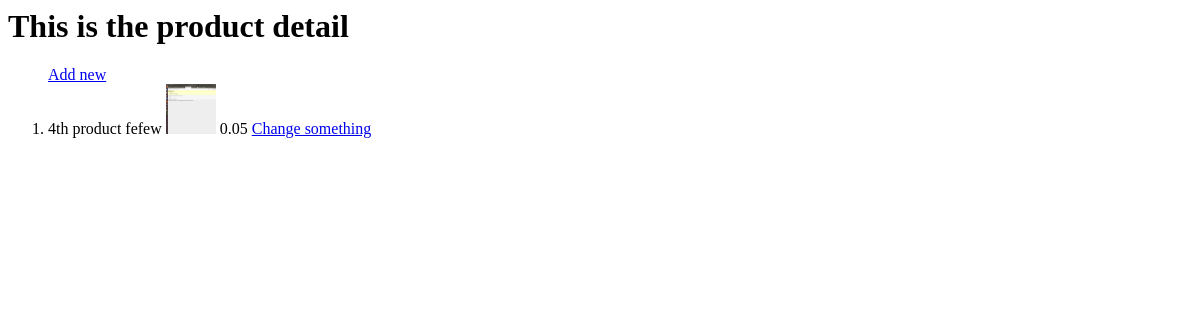
The app's page /products/detail/4th-product/ (signed in), older data.
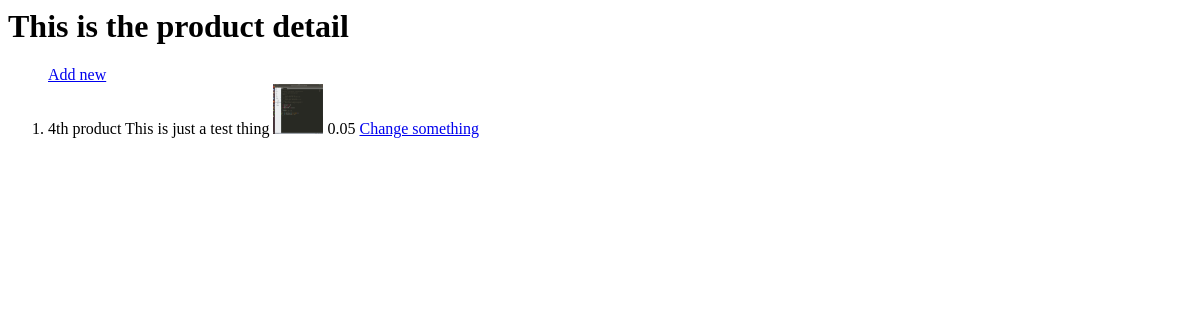
The same page, newer data.
### product/models.py (models this page shows, shortened)
class Product(models.Model):
	product_id=models.UUIDField(primary_key=True, default=uuid.uuid4)
	title=models.CharField(max_length=30,unique=True)
	descrip=models.TextField(blank=True)
	image=models.ImageField(upload_to='images/')
	cost = models.DecimalField(default=0.00, max_digits=10, decimal_places=2)
	slug=models.SlugField(max_length=30,null=True,unique=True)
	published_date=models.DateTimeField(auto_now_add=True)
	last_edited=models.DateTimeField(auto_now=True)
	readonly_fields=('product_id',)
	''' Every Cart has a relation to a Product  '''
	''' Every Product must reference the Company that published it '''
	publisher = models.ForeignKey(User, related_name='products', on_delete=models.CASCADE)

### product/views.py (the view)
# urls.py: path('detail/<slug:slug>/',product_detail,name='product_detail'),
def product_detail(request,slug):
	product=Product.objects.get(slug=slug)
	return render(request,'product_detail.html',{'product':product})

### templates/product_detail.html
<h1> This is the product detail </h1>
<ol>
{% if user.is_authenticated %}
<a href="{% url 'new' %}"> Add new </a>
{% endif %}
<li>{{ product.title }} {{ product.descrip }} <img src="{{ product.image.url }}" height="50px" width="50px"></img> {{ product.cost }}  <a href="{% url 'product_edit' slug=product.slug %}">Change something</a> </li>
</ol>

Row changes from the older to the newer data that the page shows:
changed Product "4th product": descrip "fefew" → "This is just a test thing"; image: a different picture
